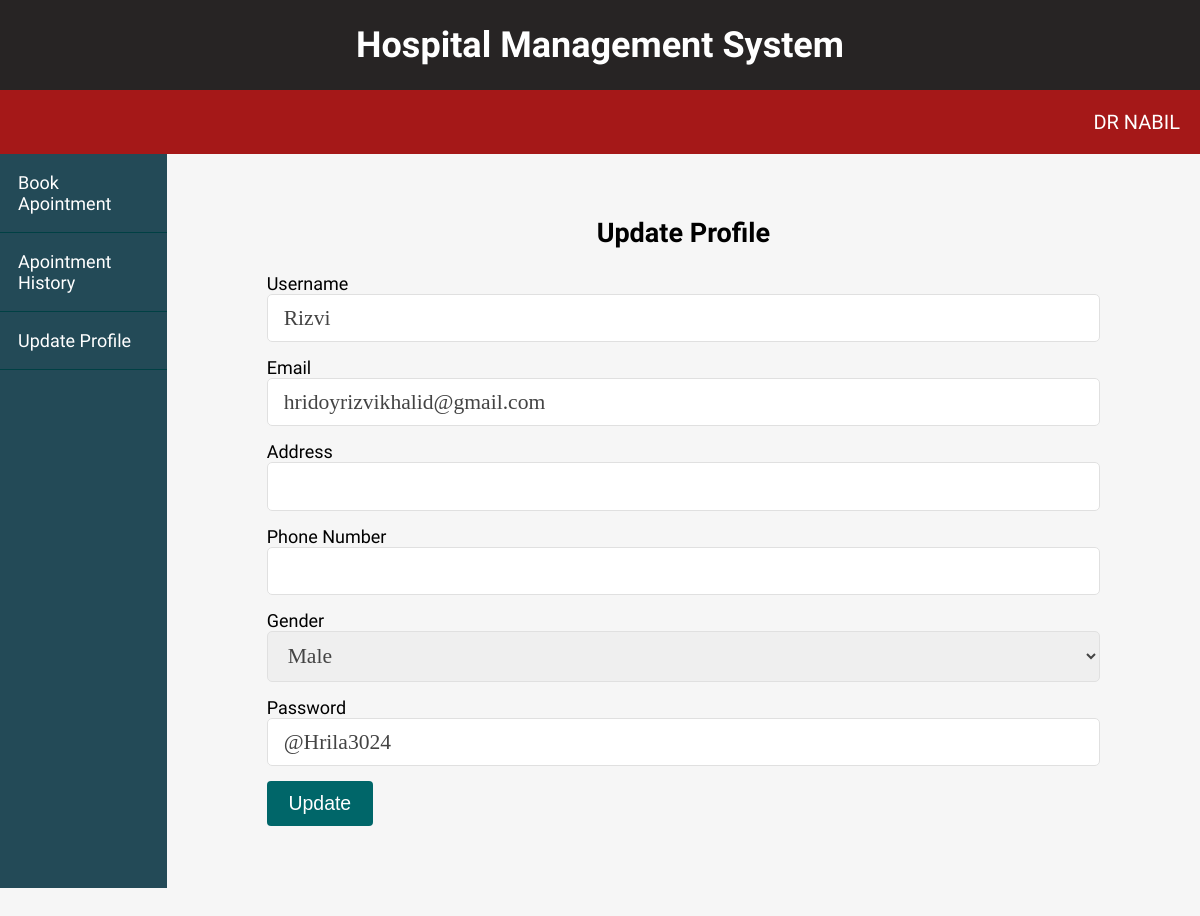
/patient/update-profile.php (signed in), run on the app's committed database.
### tables this page shows
CREATE TABLE `patients` (
  `id` int(11) NOT NULL,
  `username` varchar(255) NOT NULL,
  `email` varchar(255) NOT NULL,
  `password` varchar(255) NOT NULL,
  `address` varchar(255) NOT NULL,
  `phone` varchar(255) NOT NULL,
  `gender` varchar(255) NOT NULL
);

### controls/Database.php (called while the page is built, shortened)
<?php
    class Database{
        private $host = 'localhost';
        private $user = 'root';
        private $password = '';
        private $dbname = 'hms';
        public $connection;
        public function __construct()
        {
            $this->connection = new mysqli($this->host,$this->user,$this->password,$this->dbname);
            if($this->connection->connect_error)
            {
                echo "Connection failed";
            }
            else{
                return $this->connection;
            }
        }
        public function displaySingleRecord($table,$currentUser)
        {
            if($table=="patients" || $table=="pharmacists")
            {
                $sql = "SELECT * FROM $table WHERE id='$currentUser'";
            }
            else{
                 $sql = "SELECT username,email,password,specialization,phone,gender FROM $table WHERE id='$currentUser'";
            }
            $result = $this->connection->query($sql);
            if($result->num_rows>0)
            {
                while($row = $result->fetch_assoc())
                {
                   $data[] = $row;
                }
                return $data;
            }
        }
    }
?>

### patient/update-profile.php (the view, shortened to what this page needs)
<?php include "../controls/Database.php" ?>
<?php
  $db = new Database();
  $currentUser=$_SESSION['id'];
?>
<!DOCTYPE html>
<html lang="en">
  <head>
    <link rel="stylesheet" href="../css/admin-nav.css" />
    <link rel="stylesheet" href="../css/admin.css" />
  </head>
  <body>
    <header class="header-area">
      <div class="title">
        <h1>Hospital Management System</h1>
      </div>
      <div class="navigation">
        <nav class="menu">
          <ul>
            <li>
              <a href="dashboard.php"><?php echo $_SESSION['username'];?></a>
            </li>
          </ul>
        </nav>
      </div>
    </header>
    <div class="admin-wrapper">
      <div class="left-sidebar">
        <ul>
          <li><a href="filter.php">Book Apointment</a></li>
          <li><a href="appointment-history.php">Apointment History</a></li>
          <li><a href="update-profile.php?editid=<?php echo $currentUser; ?>">Update Profile</a></li>
        </ul>
      </div>
      <div class="admin-content">
        <div class="content">
          <h2 class="page-title">Update Profile</h2>
            <?php
              $data = $db->displaySingleRecord("patients",$currentUser);
              if($data)
              {
                foreach($data as $value)
                {
            ?>
          <form action="update-profile.php" method="post" onsubmit="return validate()" name="myform" class="form">
            <div>
              <label>Username</label>
              <input type="text" name="username"  class="text-input" value="<?php echo $value['username']; ?>"/>
            </div>
            <div>
              <label>Email</label>
              <input type="text" name="email" class="text-input" value="<?php echo $value['email']; ?>" readonly/>
            </div>
            <div>
              <label>Address</label>
              <input type="text" name="address" class="text-input" value="<?php echo $value['address']; ?>"/>
            </div>
            <div>
              <label>Phone Number</label>
              <input type="text" name="phone" class="text-input" value="<?php echo $value['phone']; ?>"/>
            </div>
            <div>
              <label>Gender</label>
              <select name="gender" class="text-input">
                <option value="Male"
                <?php
                  if($value['gender']=="Male")
                  {
                    echo "selected";
                  }
                ?>
                >Male</option>
              </select>
            </div>
            <div>
              <label>Password</label>
              <input type="text" name="password" class="text-input" value="<?php echo $value['password']; ?>"/>
            </div>
            <div>
              <button type="submit" name="update" class="btn btn-big">Update</button>
            </div>
          </form>
          <?php } } ?>
        </div>
      </div>
    </div>
  </body>
</html>

### css/admin-nav.css (style rules this page uses)
* { box-sizing: border-box; }
body { margin: 0; padding: 0; font-size: 18px; font-family: "B612", sans-serif; }
.title { text-align: center; background-color: rgb(39, 36, 36); overflow: hidden; color: #fff; }
.navigation { background-color: rgb(165, 24, 24); }
.menu ul { margin: 0; padding: 0; list-style: none; }
.menu ul li { float: right; position: relative; }
.menu ul:after { content: ""; display: block; clear: both; }
.menu ul li a { color: white; text-decoration: none; padding: 20px 20px; display: block; font-size: 20px; text-transform: uppercase; }

### css/admin.css (style rules this page uses)
* { box-sizing: border-box; }
html, body { height: 100%; padding: 0px; margin: 0px; background: #f6f6f6; font-family: "B612", sans-serif; }
a { text-decoration: none; color: #fff; }
.btn { padding: 0.5rem 1rem; background: #006669; color: white; border: 1px solid transparent; border-radius: 0.25rem; font-size: 1.08em; cursor: pointer; }
.btn-big { padding: 0.7rem 1.3rem; line-height: 1.3rem; }
.text-input { padding: 0.7rem 1rem; display: block; width: 100%; border-radius: 5px; border: 1px solid #e0e0e0; outline: none; color: #444; line-height: 1.5rem; font-size: 1.2em; font-family: "Lora", serif; }
header { background: #01474a; }
.admin-wrapper { display: flex; height: calc(100% - 66px); }
.admin-wrapper .left-sidebar { flex: 2; height: 100%; background: #234a57; }
.admin-wrapper .left-sidebar ul { list-style: none; margin: 0px; padding: 0px; color: aliceblue; }
.admin-wrapper .left-sidebar ul li a { padding: 18px; display: block; border-bottom: 1px solid #004044; }
.admin-wrapper .admin-content { flex: 10; height: 100%; padding: 40px 100px 100px; overflow-y: scroll; }
.admin-content .page-title { text-align: center; margin-bottom: 1.5rem; }
form div { margin-bottom: 15px; }

### data on the page
patients: username "Rizvi", email "hridoyrizvikhalid@gmail.com", gender "Male", password "@Hrila3024"

### other printed values
$_SESSION['username'] "DR NABIL"
